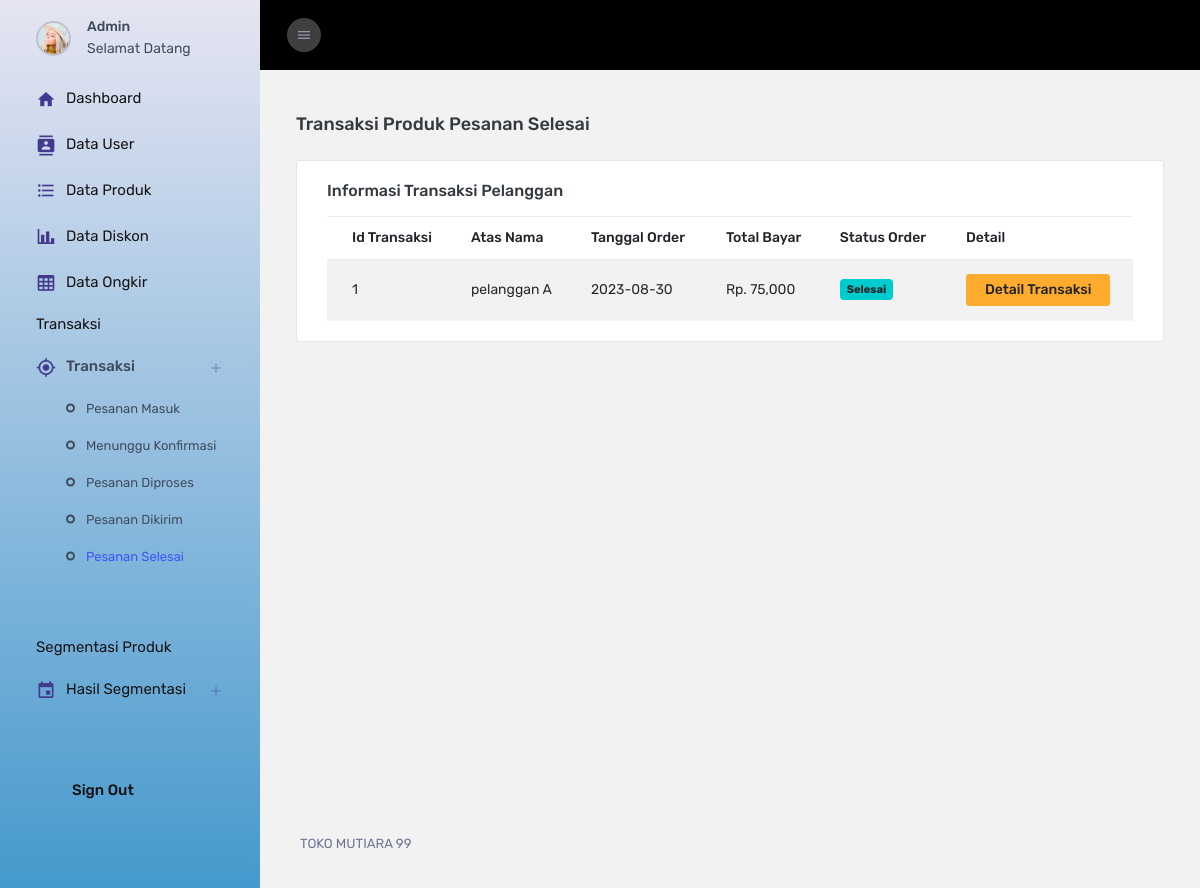
/Admin/cTransaksi/selesai (signed in), run on an earlier commit of the app's database.
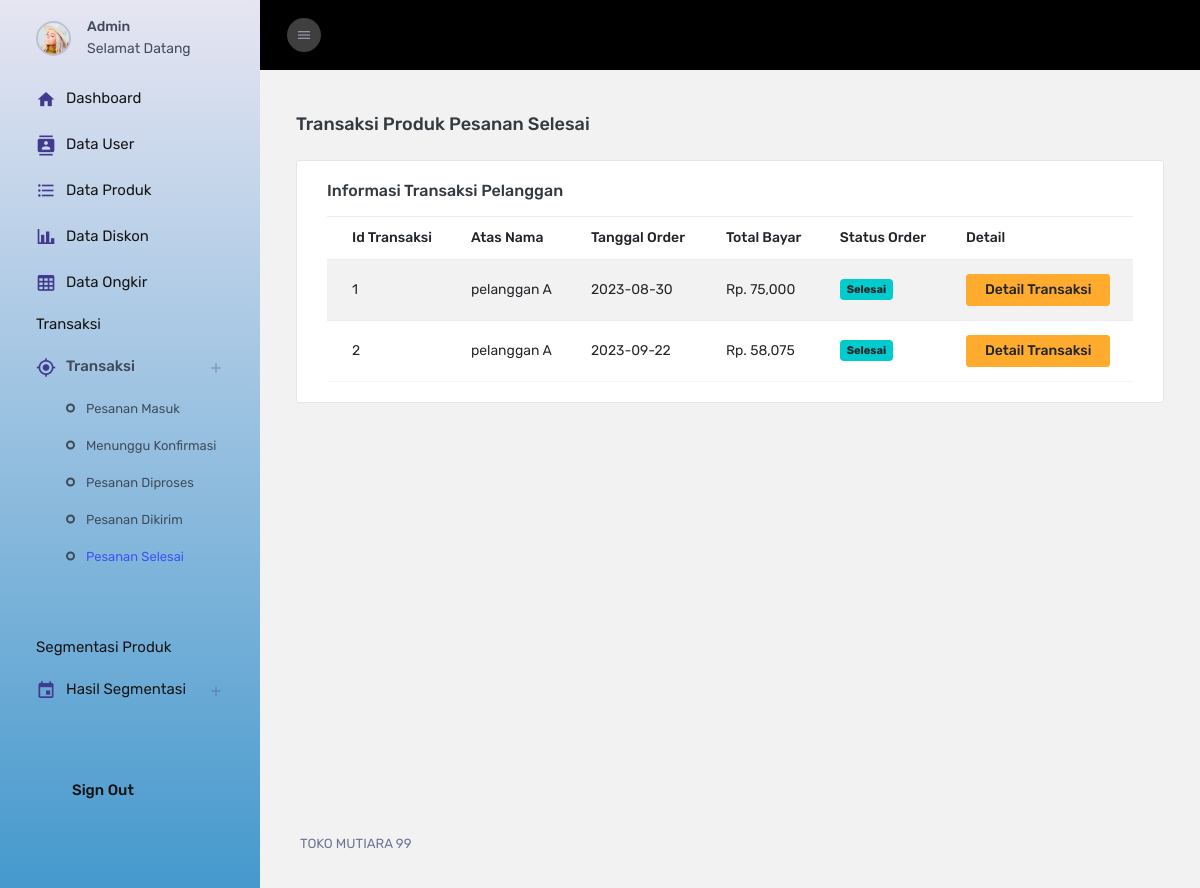
And on a later commit of the database.
### tables this page shows
CREATE TABLE `transaksi` (
  `id_transaksi` int(11) NOT NULL,
  `id_pelanggan` int(11) NOT NULL,
  `id_ongkir` int(11) NOT NULL,
  `tgl_transaksi` varchar(15) NOT NULL,
  `tot_bayar` varchar(15) NOT NULL,
  `stat_order` int(11) NOT NULL,
  `bukti_bayar` text NOT NULL
);

CREATE TABLE `pelanggan` (
  `id_pelanggan` int(11) NOT NULL,
  `nama` varchar(125) NOT NULL,
  `alamat` text NOT NULL,
  `no_hp` varchar(15) NOT NULL,
  `username` varchar(125) NOT NULL,
  `password` varchar(125) NOT NULL
);

### application/controllers/Admin/cTransaksi.php (called while the page is built, shortened)
<?php
class cTransaksi extends CI_Controller
{
	public function __construct()
	{
		$this->load->model('mTransaksi');
	}
	public function selesai()
	{
		$data = array(
			'transaksi' => $this->mTransaksi->transaksi()
		);
		$this->load->view('Admin/Layout/head');
		$this->load->view('Admin/Transaksi/vPesananSelesai', $data);
		$this->load->view('Admin/Layout/footer');
	}
}

### index.php (called while the page is built, shortened)
<?php
require_once BASEPATH.'core/CodeIgniter.php';

### application/models/mTransaksi.php (called while the page is built, shortened)
<?php
class mTransaksi extends CI_Model
{
	public function transaksi()
	{
		$data['pesanan_masuk'] = $this->db->query("SELECT * FROM `transaksi` JOIN pelanggan ON transaksi.id_pelanggan = pelanggan.id_pelanggan WHERE stat_order='0'")->result();
		$data['konfirmasi'] = $this->db->query("SELECT * FROM `transaksi` JOIN pelanggan ON transaksi.id_pelanggan = pelanggan.id_pelanggan WHERE stat_order='1'")->result();
		$data['diproses'] = $this->db->query("SELECT * FROM `transaksi` JOIN pelanggan ON transaksi.id_pelanggan = pelanggan.id_pelanggan WHERE stat_order='2'")->result();
		$data['dikirim'] = $this->db->query("SELECT * FROM `transaksi` JOIN pelanggan ON transaksi.id_pelanggan = pelanggan.id_pelanggan WHERE stat_order='3'")->result();
		$data['selesai'] = $this->db->query("SELECT * FROM `transaksi` JOIN pelanggan ON transaksi.id_pelanggan = pelanggan.id_pelanggan WHERE stat_order='4'")->result();
		return $data;
	}
}

### application/views/Admin/Transaksi/vPesananSelesai.php (the view, shortened to what this page needs)
<div class="main-panel">
	<div class="content-wrapper">
		<div class="page-header">
			<h3 class="page-title">Transaksi Produk Pesanan Selesai</h3>
		</div>
		<div class="row">
			<div class="col-lg-12 grid-margin stretch-card">
				<div class="card">
					<div class="card-body">
						<h4 class="card-title">Informasi Transaksi Pelanggan</h4>
						<div class="table-responsive">
							<table class="table table-striped">
								<thead>
									<tr>
										<th>Id Transaksi </th>
										<th>Atas Nama</th>
										<th>Tanggal Order</th>
										<th>Total Bayar</th>
										<th>Status Order</th>
										<th>Detail</th>
									</tr>
								</thead>
								<tbody>
									<?php
									foreach ($transaksi['selesai'] as $key => $value) {
									?>
										<tr>
											<td><?= $value->id_transaksi ?></td>
											<td><?= $value->nama ?></td>
											<td><?= $value->tgl_transaksi ?></td>
											<td>Rp. <?= number_format($value->tot_bayar)  ?></td>
											<td><span class="badge bg-success">Selesai</span></td>
											<td><a class="btn btn-warning" href="<?= base_url('Admin/cTransaksi/detail_pesanan/' . $value->id_transaksi) ?>">Detail Transaksi</a></td>
										</tr>
									<?php
									}
									?>
								</tbody>
							</table>
						</div>
					</div>
				</div>
			</div>
		</div>
	</div>

What changed in the data, as far as the page shows it:
added transaksi: id_transaksi "2", id_pelanggan.nama "pelanggan A", tgl_transaksi "2023-09-22", tot_bayar "58,075"
